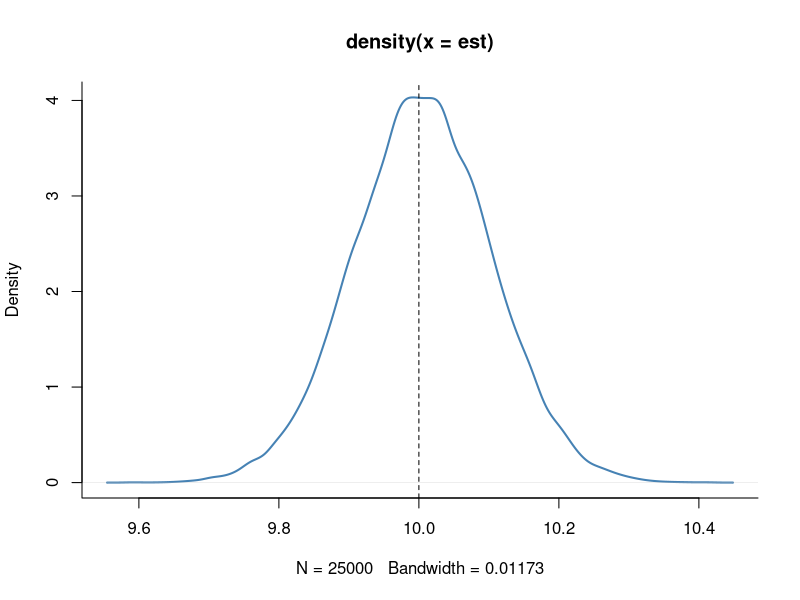

This figure's R source:
## ---- chunk 1
pop <- rnorm(25000, 10, 1)
est <- replicate(expr = mean(sample(x = pop, size = 100)), n = 25000)
head(est)
## ---- chunk 2
plot(density(est), col = 'steelblue', lwd = 2, bty = 'l')
abline(v = 10, lty = 2)
## ---- chunk 3
library(readxl) # needed to read Excel files
library(dplyr, quietly = T)
cps <- read_excel(path = 'data/cps_ch3.xlsx')
# Get an overview of the data structure
head(cps)
# Take cps_dat %>% group data by gender and year %>% compute the mean, standard deviation
# and number of observations for each group
avgs <- cps %>% group_by(a_sex, year) %>% summarise(mean(ahe08), sd(ahe08), n())
print(avgs, digits = 2)
## ---- chunk 4
male   <- avgs %>% filter(a_sex == 1) 
female <- avgs %>% filter(a_sex == 2)

# Rename columns
colnames(male)   <- c("Sex", "Year", "Y_bar_m", "s_m", "n_m")
colnames(female) <- c("Sex", "Year", "Y_bar_f", "s_f", "n_f")

# Gender gap, standard errors and confidence intervals
gap      <- male$Y_bar_m - female$Y_bar_f
gap_se   <- sqrt(male$s_m^2 / male$n_m + female$s_f^2 / female$n_f)
gap_ci_l <- gap - 1.96 * gap_se
gap_ci_u <- gap + 1.96 * gap_se
result   <- cbind(male[,-1], female[,-(1:2)], gap, gap_se, gap_ci_l, gap_ci_u)
print(result, digits = 2)
